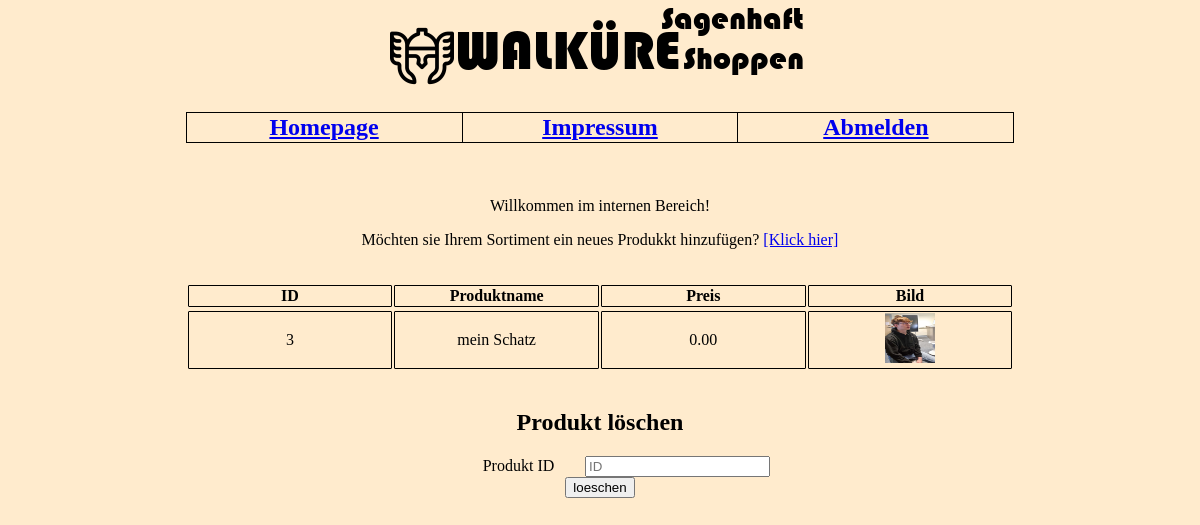
/src/user_interface.php (signed in), run on the app's committed database.
### tables this page shows
CREATE TABLE `produkt` (
  `ID` int(11) NOT NULL,
  `name` varchar(255) NOT NULL,
  `preis` decimal(5,2) NOT NULL,
  `bild` varchar(255) NOT NULL,
  `fk_verkaeuferID` int(11) NOT NULL
);

### src/user_interface.php (the view, shortened to what this page needs)
<!DOCTYPE html>
<html lang="de">
<head>
    <link rel="stylesheet" href="../stylesheet.css">
</head>
<body>
    <img src="../bILDER_SRC/walkurelogo.png" onclick="window.location ='../index.php'" alt="logo">
    <h2>
      <table id="tb1">
       <tr id="tb1">
          <th id="tb1"><a href="../index.php">Homepage</a></th>
          <th id="tb1"><a href="impressum.html">Impressum</a></th>
          <th id="tb1"><a href="anmelden.php?logout">Abmelden</a></th>
        </tr>
    </table>
    </h2>
    <br>
    <p>Willkommen im internen Bereich!</p>
    <p>Möchten sie Ihrem Sortiment ein neues Produkkt hinzufügen? <a href="addprodukt.php">[Klick hier]</a></p>
    <br>
    <table width='50%'>
        <thead>
            <tr>
                <th>ID</th>
                <th>Produktname</th>
                <th>Preis</th>
                <th>Bild</th>
            </tr>
        </thead>
    </table>
    <tbody>
    <?php
        $user_id = $_SESSION['user_id'];
        $servername = "127.0.0.1";
        $username = "q2";
        $password = "geheim";
        $db = "q2_andrewtateshop";
        $connection = new mysqli($servername, $username, $password, $db);
        $sql = "SELECT * FROM produkt WHERE fk_verkaeuferID = $user_id";
        $result = $connection->query($sql);
        while($row = $result->fetch_assoc()){
            echo "
            <table width='54%'>
                <tr>
                    <td>$row[ID]</td>
                    <td>$row[name]</td>
                    <td>$row[preis] $row[waehrung]</td>
                    <td><img src='../$row[bild]' width='50' height='50'/></td>
                </tr>
            </table>
            ";
        }
    ?>
    </tbody>
    <h2>
		Produkt löschen
	</h2>
    <form action="user_interface.php" method="post">
        <label>Produkt ID</label>
        <input type="text" placeholder="ID" name="pID">
        <br>
        <input type="submit" name="löschen" value="loeschen"></button><br>
    </form>
</body>
</html>

### stylesheet.css (style rules this page uses)
body { background-color: blanchedalmond; text-align: center; }
table { margin-right: auto; margin-left: auto; table-layout: fixed; width: 70%; }
#tb1 { border: 1px line black; border-collapse: collapse; background-color:blanchedalmond; }
th, td { border: 1px solid black; border-radius: 1px; }
label { padding-left:26px; width:125px; display: inline-block; }

### data on the page
produkt: ID "3", name "mein Schatz", preis "0.00", bild (picture)
